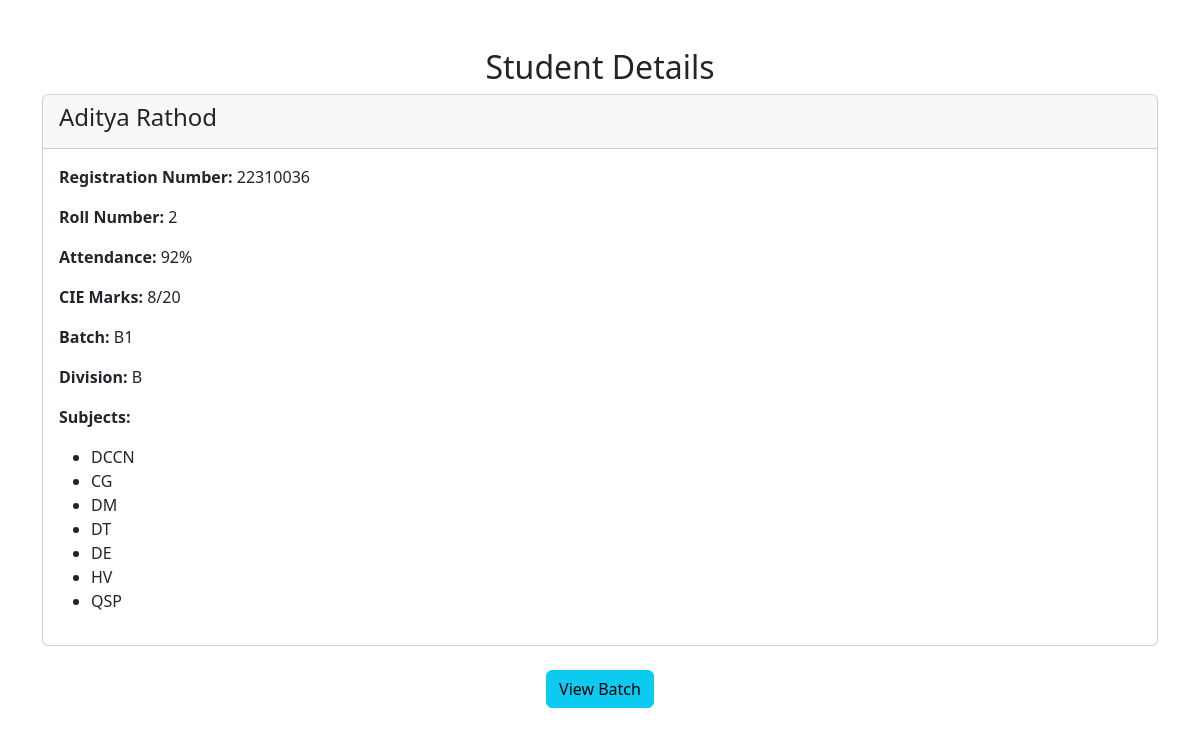
The page /view_student/22310036/ (signed in) on the database its author committed.
### login/models.py (models this page shows, shortened)
class Student(models.Model):
    user = models.OneToOneField(User, on_delete=models.CASCADE, null=True, blank=True)
    registration_number = models.CharField(max_length=20, unique=True, primary_key=True)
    roll_number = models.CharField(max_length=20, unique=True)
    attendance = models.IntegerField(default=0)
    cie_marks = models.IntegerField(default=0)
    first_name = models.CharField(max_length=50)
    last_name = models.CharField(max_length=50)
    batch = models.ForeignKey(Batch, on_delete=models.SET_NULL, null=True, blank=True)
    division = models.ForeignKey(Division, on_delete=models.SET_NULL, null=True, blank=True)
    subjects = models.ManyToManyField(Subject, blank=True)

class Batch(models.Model):
    name = models.CharField(max_length=10, unique=True, primary_key=True)
    division = models.ForeignKey(Division, on_delete=models.CASCADE)

class Division(models.Model):
    name = models.CharField(max_length=10, unique=True, primary_key=True)

class Subject(models.Model):
    subject_id = models.CharField(max_length=10, unique=True, primary_key=True)
    subject_name = models.CharField(max_length=50)

### login/views.py (the view)
# urls.py: path('view_student/<str:registration_number>/', views.view_student, name='view_student'),
@login_required
def view_student(request, registration_number):
    student = Student.objects.get(registration_number=registration_number)
    subjects = student.subjects.all()
    attendance = student.attendance
    cie_marks = student.cie_marks
    return render(request, 'view_student.html', {
        'student': student,
        'subjects': subjects,
        'attendance': attendance,
        'cie_marks': cie_marks
    })

### templates/view_student.html (shortened to what this page needs)
{% extends "base.html" %}
{% block body %}
<div class="container mt-5">
    <h2 class="text-center">Student Details</h2>
    <div class="card">
        <div class="card-header">
            <h4>{{ student.first_name }} {{ student.last_name }}</h4>
        </div>
        <div class="card-body">
            <p><strong>Registration Number:</strong> {{ student.registration_number }}</p>
            <p><strong>Roll Number:</strong> {{ student.roll_number }}</p>
            <p><strong>Attendance:</strong> {{ student.attendance }}%</p>
            <p><strong>CIE Marks:</strong> {{ student.cie_marks }}/20</p>
            <p><strong>Batch:</strong> {{ student.batch.name }}</p>
            <p><strong>Division:</strong> {{ student.division.name }}</p>
            <p><strong>Subjects:</strong></p>
            <ul>
                {% for subject in student.subjects.all %}
                    <li>{{ subject.subject_name }}</li>
                {% endfor %}
            </ul>
        </div>
    </div>
    <div class="text-center mt-4">
        <a href="{% url 'show_batch_data' %}" class="btn btn-info">View Batch</a>
    </div>
</div>
{% endblock body %}

### rows shown on the page
Student: first_name "Aditya", last_name "Rathod", registration_number "22310036", roll_number "2", attendance "92", cie_marks "8", batch.name "B1", division.name "B"
Subject: subject_name "DCCN"
Subject: subject_name "CG"
Subject: subject_name "DM"
Subject: subject_name "DT"
Subject: subject_name "DE"
Subject: subject_name "HV"
Subject: subject_name "QSP"
